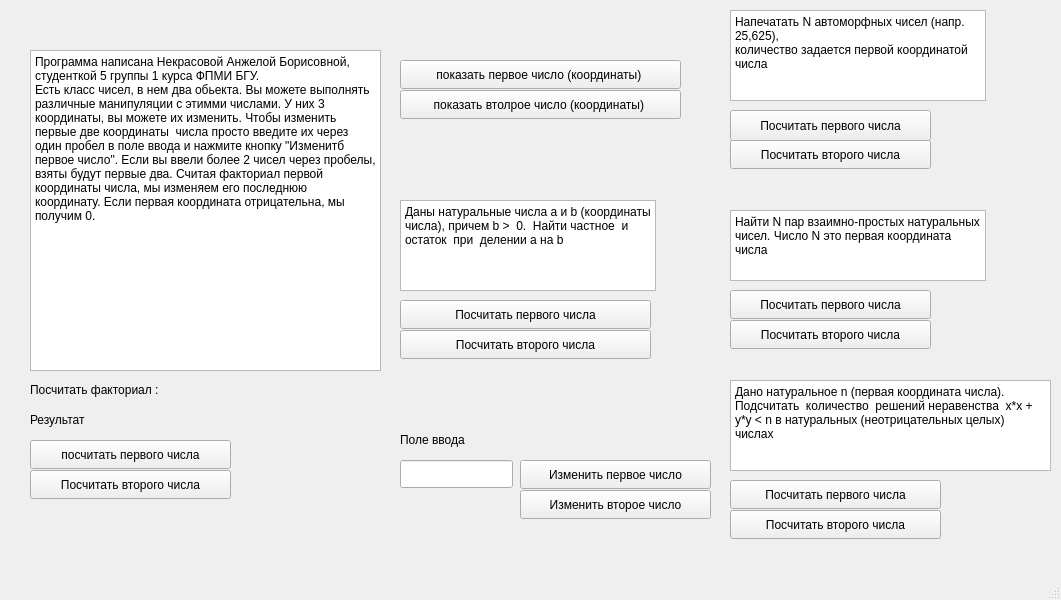
<?xml version="1.0" encoding="UTF-8"?>
<ui version="4.0">
 <class>MainWindow</class>
 <widget class="QMainWindow" name="MainWindow">
  <property name="geometry">
   <rect>
    <x>0</x>
    <y>0</y>
    <width>1061</width>
    <height>600</height>
   </rect>
  </property>
  <property name="windowTitle">
   <string>MainWindow</string>
  </property>
  <widget class="QWidget" name="centralwidget">
   <widget class="QTextBrowser" name="textBrowser">
    <property name="geometry">
     <rect>
      <x>30</x>
      <y>50</y>
      <width>351</width>
      <height>321</height>
     </rect>
    </property>
    <property name="html">
     <string>&lt;!DOCTYPE HTML PUBLIC &quot;-//W3C//DTD HTML 4.0//EN&quot; &quot;http://www.w3.org/TR/REC-html40/strict.dtd&quot;&gt;
&lt;html&gt;&lt;head&gt;&lt;meta name=&quot;qrichtext&quot; content=&quot;1&quot; /&gt;&lt;meta charset=&quot;utf-8&quot; /&gt;&lt;style type=&quot;text/css&quot;&gt;
p, li { white-space: pre-wrap; }
hr { height: 1px; border-width: 0; }
li.unchecked::marker { content: &quot;\2610&quot;; }
li.checked::marker { content: &quot;\2612&quot;; }
&lt;/style&gt;&lt;/head&gt;&lt;body style=&quot; font-family:'Segoe UI'; font-size:9pt; font-weight:400; font-style:normal;&quot;&gt;
&lt;p style=&quot; margin-top:0px; margin-bottom:0px; margin-left:0px; margin-right:0px; -qt-block-indent:0; text-indent:0px;&quot;&gt;Программа написана Некрасовой Анжелой Борисовной, студенткой 5 группы 1 курса ФПМИ БГУ.&lt;/p&gt;
&lt;p style=&quot; margin-top:0px; margin-bottom:0px; margin-left:0px; margin-right:0px; -qt-block-indent:0; text-indent:0px;&quot;&gt;Есть класс чисел, в нем два обьекта. Вы можете выполнять различные манипуляции с этимми числами. У них 3 координаты, вы можете их изменить. Чтобы изменить первые две координаты  числа просто введите их через один пробел в поле ввода и нажмите кнопку &amp;quot;Изменитб первое число&amp;quot;. Если вы ввели более 2 чисел через пробелы, взяты будут первые два. Считая факториал первой координаты числа, мы изменяем его последнюю координату. Если первая координата отрицательна, мы получим 0.&lt;/p&gt;&lt;/body&gt;&lt;/html&gt;</string>
    </property>
   </widget>
   <widget class="QPushButton" name="pushButton_firstNum">
    <property name="geometry">
     <rect>
      <x>400</x>
      <y>60</y>
      <width>281</width>
      <height>29</height>
     </rect>
    </property>
    <property name="text">
     <string>показать первое число (координаты) </string>
    </property>
   </widget>
   <widget class="QPushButton" name="pushButton_secondNum">
    <property name="geometry">
     <rect>
      <x>400</x>
      <y>90</y>
      <width>281</width>
      <height>29</height>
     </rect>
    </property>
    <property name="text">
     <string>показать втолрое число (координаты) </string>
    </property>
   </widget>
   <widget class="QLineEdit" name="lineEdit">
    <property name="geometry">
     <rect>
      <x>400</x>
      <y>460</y>
      <width>113</width>
      <height>28</height>
     </rect>
    </property>
   </widget>
   <widget class="QLabel" name="label">
    <property name="geometry">
     <rect>
      <x>400</x>
      <y>430</y>
      <width>231</width>
      <height>20</height>
     </rect>
    </property>
    <property name="text">
     <string>Поле ввода</string>
    </property>
   </widget>
   <widget class="QPushButton" name="pushButton">
    <property name="geometry">
     <rect>
      <x>520</x>
      <y>460</y>
      <width>191</width>
      <height>29</height>
     </rect>
    </property>
    <property name="text">
     <string>Изменить первое число</string>
    </property>
   </widget>
   <widget class="QPushButton" name="pushButton_2">
    <property name="geometry">
     <rect>
      <x>520</x>
      <y>490</y>
      <width>191</width>
      <height>29</height>
     </rect>
    </property>
    <property name="text">
     <string>Изменить второе число</string>
    </property>
   </widget>
   <widget class="QLabel" name="label_2">
    <property name="geometry">
     <rect>
      <x>30</x>
      <y>380</y>
      <width>201</width>
      <height>20</height>
     </rect>
    </property>
    <property name="text">
     <string>Посчитать факториал : </string>
    </property>
   </widget>
   <widget class="QPushButton" name="pushButton_3">
    <property name="geometry">
     <rect>
      <x>30</x>
      <y>440</y>
      <width>201</width>
      <height>29</height>
     </rect>
    </property>
    <property name="text">
     <string>посчитать первого числа</string>
    </property>
   </widget>
   <widget class="QLabel" name="label_result">
    <property name="geometry">
     <rect>
      <x>30</x>
      <y>410</y>
      <width>71</width>
      <height>20</height>
     </rect>
    </property>
    <property name="text">
     <string>Результат</string>
    </property>
   </widget>
   <widget class="QPushButton" name="pushButton_4">
    <property name="geometry">
     <rect>
      <x>30</x>
      <y>470</y>
      <width>201</width>
      <height>29</height>
     </rect>
    </property>
    <property name="text">
     <string>Посчитать второго числа</string>
    </property>
   </widget>
   <widget class="QPushButton" name="pushButton_autoMorph1">
    <property name="geometry">
     <rect>
      <x>730</x>
      <y>110</y>
      <width>201</width>
      <height>31</height>
     </rect>
    </property>
    <property name="text">
     <string>Посчитать первого числа</string>
    </property>
   </widget>
   <widget class="QTextBrowser" name="textBrowser_2">
    <property name="geometry">
     <rect>
      <x>730</x>
      <y>10</y>
      <width>256</width>
      <height>91</height>
     </rect>
    </property>
    <property name="html">
     <string>&lt;!DOCTYPE HTML PUBLIC &quot;-//W3C//DTD HTML 4.0//EN&quot; &quot;http://www.w3.org/TR/REC-html40/strict.dtd&quot;&gt;
&lt;html&gt;&lt;head&gt;&lt;meta name=&quot;qrichtext&quot; content=&quot;1&quot; /&gt;&lt;meta charset=&quot;utf-8&quot; /&gt;&lt;style type=&quot;text/css&quot;&gt;
p, li { white-space: pre-wrap; }
hr { height: 1px; border-width: 0; }
li.unchecked::marker { content: &quot;\2610&quot;; }
li.checked::marker { content: &quot;\2612&quot;; }
&lt;/style&gt;&lt;/head&gt;&lt;body style=&quot; font-family:'Segoe UI'; font-size:9pt; font-weight:400; font-style:normal;&quot;&gt;
&lt;p style=&quot; margin-top:0px; margin-bottom:0px; margin-left:0px; margin-right:0px; -qt-block-indent:0; text-indent:0px;&quot;&gt;Напечатать N автоморфных чисел (напр. 25,625),&lt;/p&gt;
&lt;p style=&quot; margin-top:0px; margin-bottom:0px; margin-left:0px; margin-right:0px; -qt-block-indent:0; text-indent:0px;&quot;&gt;количество задается первой координатой числа&lt;/p&gt;&lt;/body&gt;&lt;/html&gt;</string>
    </property>
   </widget>
   <widget class="QPushButton" name="pushButton_autoMorph2">
    <property name="geometry">
     <rect>
      <x>730</x>
      <y>140</y>
      <width>201</width>
      <height>29</height>
     </rect>
    </property>
    <property name="text">
     <string>Посчитать второго числа</string>
    </property>
   </widget>
   <widget class="QTextBrowser" name="textBrowser_3">
    <property name="geometry">
     <rect>
      <x>730</x>
      <y>210</y>
      <width>256</width>
      <height>71</height>
     </rect>
    </property>
    <property name="html">
     <string>&lt;!DOCTYPE HTML PUBLIC &quot;-//W3C//DTD HTML 4.0//EN&quot; &quot;http://www.w3.org/TR/REC-html40/strict.dtd&quot;&gt;
&lt;html&gt;&lt;head&gt;&lt;meta name=&quot;qrichtext&quot; content=&quot;1&quot; /&gt;&lt;meta charset=&quot;utf-8&quot; /&gt;&lt;style type=&quot;text/css&quot;&gt;
p, li { white-space: pre-wrap; }
hr { height: 1px; border-width: 0; }
li.unchecked::marker { content: &quot;\2610&quot;; }
li.checked::marker { content: &quot;\2612&quot;; }
&lt;/style&gt;&lt;/head&gt;&lt;body style=&quot; font-family:'Segoe UI'; font-size:9pt; font-weight:400; font-style:normal;&quot;&gt;
&lt;p style=&quot; margin-top:0px; margin-bottom:0px; margin-left:0px; margin-right:0px; -qt-block-indent:0; text-indent:0px;&quot;&gt;Найти N пар взаимно-простых натуральных чисел. Число N это первая координата числа&lt;/p&gt;&lt;/body&gt;&lt;/html&gt;</string>
    </property>
   </widget>
   <widget class="QPushButton" name="pushButton_elementary1">
    <property name="geometry">
     <rect>
      <x>730</x>
      <y>290</y>
      <width>201</width>
      <height>29</height>
     </rect>
    </property>
    <property name="text">
     <string>Посчитать первого числа</string>
    </property>
   </widget>
   <widget class="QPushButton" name="pushButton_elementary2">
    <property name="geometry">
     <rect>
      <x>730</x>
      <y>320</y>
      <width>201</width>
      <height>29</height>
     </rect>
    </property>
    <property name="text">
     <string>Посчитать второго числа</string>
    </property>
   </widget>
   <widget class="QTextBrowser" name="textBrowser_4">
    <property name="geometry">
     <rect>
      <x>400</x>
      <y>200</y>
      <width>256</width>
      <height>91</height>
     </rect>
    </property>
    <property name="html">
     <string>&lt;!DOCTYPE HTML PUBLIC &quot;-//W3C//DTD HTML 4.0//EN&quot; &quot;http://www.w3.org/TR/REC-html40/strict.dtd&quot;&gt;
&lt;html&gt;&lt;head&gt;&lt;meta name=&quot;qrichtext&quot; content=&quot;1&quot; /&gt;&lt;meta charset=&quot;utf-8&quot; /&gt;&lt;style type=&quot;text/css&quot;&gt;
p, li { white-space: pre-wrap; }
hr { height: 1px; border-width: 0; }
li.unchecked::marker { content: &quot;\2610&quot;; }
li.checked::marker { content: &quot;\2612&quot;; }
&lt;/style&gt;&lt;/head&gt;&lt;body style=&quot; font-family:'Segoe UI'; font-size:9pt; font-weight:400; font-style:normal;&quot;&gt;
&lt;p style=&quot; margin-top:0px; margin-bottom:0px; margin-left:0px; margin-right:0px; -qt-block-indent:0; text-indent:0px;&quot;&gt;Даны натуральные числа а и b (координаты числа), причем b &amp;gt;  0.  Найти частное  и  остаток  при  делении а на b&lt;/p&gt;&lt;/body&gt;&lt;/html&gt;</string>
    </property>
   </widget>
   <widget class="QPushButton" name="pushButton_5">
    <property name="geometry">
     <rect>
      <x>400</x>
      <y>300</y>
      <width>251</width>
      <height>29</height>
     </rect>
    </property>
    <property name="text">
     <string>Посчитать первого числа</string>
    </property>
   </widget>
   <widget class="QPushButton" name="pushButton_6">
    <property name="geometry">
     <rect>
      <x>400</x>
      <y>330</y>
      <width>251</width>
      <height>29</height>
     </rect>
    </property>
    <property name="text">
     <string>Посчитать второго числа</string>
    </property>
   </widget>
   <widget class="QTextBrowser" name="textBrowser_5">
    <property name="geometry">
     <rect>
      <x>730</x>
      <y>380</y>
      <width>321</width>
      <height>91</height>
     </rect>
    </property>
    <property name="html">
     <string>&lt;!DOCTYPE HTML PUBLIC &quot;-//W3C//DTD HTML 4.0//EN&quot; &quot;http://www.w3.org/TR/REC-html40/strict.dtd&quot;&gt;
&lt;html&gt;&lt;head&gt;&lt;meta name=&quot;qrichtext&quot; content=&quot;1&quot; /&gt;&lt;meta charset=&quot;utf-8&quot; /&gt;&lt;style type=&quot;text/css&quot;&gt;
p, li { white-space: pre-wrap; }
hr { height: 1px; border-width: 0; }
li.unchecked::marker { content: &quot;\2610&quot;; }
li.checked::marker { content: &quot;\2612&quot;; }
&lt;/style&gt;&lt;/head&gt;&lt;body style=&quot; font-family:'Segoe UI'; font-size:9pt; font-weight:400; font-style:normal;&quot;&gt;
&lt;p style=&quot; margin-top:0px; margin-bottom:0px; margin-left:0px; margin-right:0px; -qt-block-indent:0; text-indent:0px;&quot;&gt;Дано натуральное n (первая координата числа). Подсчитать  количество  решений неравенства  x*x + y*y &amp;lt; n в натуральных (неотрицательных целых) числах&lt;/p&gt;&lt;/body&gt;&lt;/html&gt;</string>
    </property>
   </widget>
   <widget class="QPushButton" name="pushButton_7">
    <property name="geometry">
     <rect>
      <x>730</x>
      <y>480</y>
      <width>211</width>
      <height>29</height>
     </rect>
    </property>
    <property name="text">
     <string>Посчитать первого числа</string>
    </property>
   </widget>
   <widget class="QPushButton" name="pushButton_8">
    <property name="geometry">
     <rect>
      <x>730</x>
      <y>510</y>
      <width>211</width>
      <height>29</height>
     </rect>
    </property>
    <property name="text">
     <string>Посчитать второго числа</string>
    </property>
   </widget>
  </widget>
  <widget class="QMenuBar" name="menubar">
   <property name="geometry">
    <rect>
     <x>0</x>
     <y>0</y>
     <width>1061</width>
     <height>25</height>
    </rect>
   </property>
  </widget>
  <widget class="QStatusBar" name="statusbar"/>
 </widget>
 <resources/>
 <connections/>
</ui>
